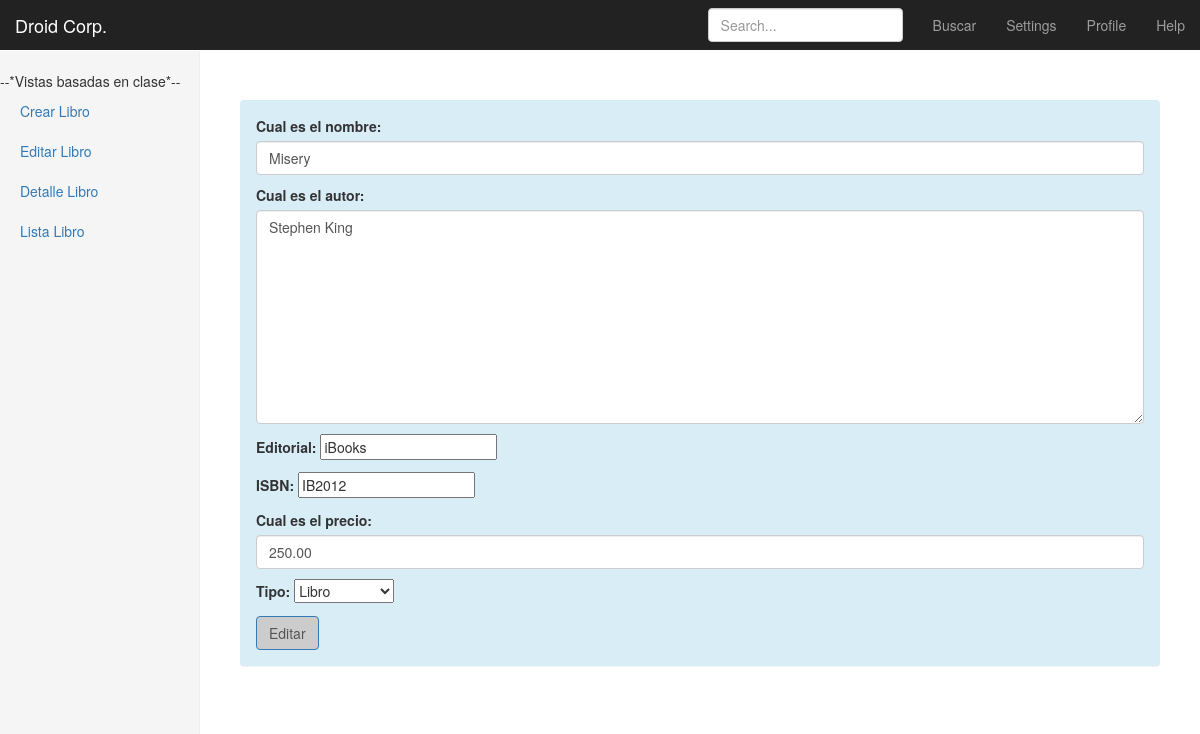
The app's page /libros/3/editar/ with its own data.
### libros/models.py (models this page shows, shortened)
class libromodelo(models.Model):
    nombre = models.CharField(max_length = 40)
    autor = models.CharField(max_length = 40)
    editorial = models.CharField(max_length = 40)
    ISBN = models.CharField(max_length = 40)
    precio = models.DecimalField(max_digits=9999, decimal_places=2)
    slug = models.SlugField(blank=True)

### libros/views.py (the view)
# urls.py: url(r'^(?P<pk>\d+)/editar/$', ActualizarLibro.as_view(), name='update_view'),
class ActualizarLibro(UpdateView):
    model = libromodelo
    form_class = LibroModelForm
    success_url = "/libros/lista/"
    def get_context_data(self, *args, **kwargs):
        context = super(ActualizarLibro, self).get_context_data(*args, **kwargs)
        context["submit_btn"]="Editar"
        return context

### libros/forms.py (shortened to what this page needs)
class LibroModelForm(forms.ModelForm):
    tipo=forms.ChoiceField(choices=OPCIONES_TIPO)
    class Meta:
        model=libromodelo
        fields=[
            "nombre",
            "autor",
            "editorial",
            "ISBN",
            "precio",
            "tipo"
        ]
        labels={
            "nombre":"Cual es el nombre",
            "autor":"Cual es el autor",
            "precio":"Cual es el precio"
        }
        widgets={
            "nombre":forms.TextInput(attrs={'class':'form-control','placeholder':'Ponga el nombre'}),
            "autor":forms.Textarea(attrs={'class':'form-control'}),
            "precio":forms.NumberInput(attrs={'class':'form-control'})
        }

### templates/libros/libromodelo_form.html
{% extends "base.html" %}
{%block content%}
{%include "form.html" with form=form submit_btn=submit_btn%}
{%endblock%}

### templates/form.html (shortened to what this page needs)
<div class="panel panel-default">
  <div class="panel-body">
    <form class="" action="" method="POST" class=form-horizontal>{% csrf_token %}
      {{form.as_p}}
      <input type="submit" class ="btn btn-primary "name="" value="{{submit_btn}}">
    </form>
  </div>
</div>

### static/css/dashboard.css (style rules this page uses)
body { padding-top: 50px; }

### static/css/mycss.css (style rules this page uses)
.panel { margin-bottom: 20px; background-color: #d9edf7; border: 1px solid transparent; border-radius: 4px; -webkit-box-shadow: 0 1px 1px rgba(0,0,0,.05); box-shadow: 0 1px 1px rgba(0,0,0,.05); }
.btn-primary { color: #555; background-color: #ccc; border-color: #337ab7; }

### records on screen
libromodelo: nombre "Misery", autor "Stephen King", editorial "iBooks", ISBN "IB2012", precio "250.00"
